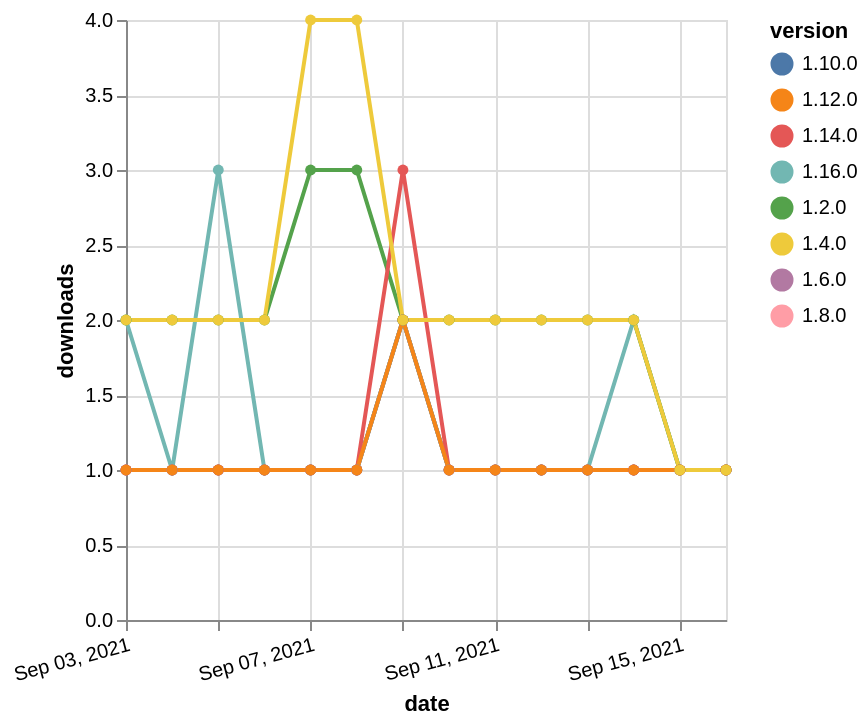

This figure's Vega-Lite source:
### Vega-Lite specification from a JSON file in a GitHub repository (floating-point values rounded to 4 significant figures)
{"$schema": "https://vega.github.io/schema/vega-lite/v5.json", "description": "A simple bar chart with embedded data.", "data": {"values": [{"date": "2021-09-03", "total": 245, "delta": 1, "version": "1.6.0"}, {"date": "2021-09-04", "total": 246, "delta": 1, "version": "1.6.0"}, {"date": "2021-09-05", "total": 247, "delta": 1, "version": "1.6.0"}, {"date": "2021-09-06", "total": 248, "delta": 1, "version": "1.6.0"}, {"date": "2021-09-07", "total": 249, "delta": 1, "version": "1.6.0"}, {"date": "2021-09-08", "total": 250, "delta": 1, "version": "1.6.0"}, {"date": "2021-09-09", "total": 252, "delta": 2, "version": "1.6.0"}, {"date": "2021-09-10", "total": 253, "delta": 1, "version": "1.6.0"}, {"date": "2021-09-11", "total": 254, "delta": 1, "version": "1.6.0"}, {"date": "2021-09-12", "total": 255, "delta": 1, "version": "1.6.0"}, {"date": "2021-09-13", "total": 256, "delta": 1, "version": "1.6.0"}, {"date": "2021-09-14", "total": 257, "delta": 1, "version": "1.6.0"}, {"date": "2021-09-15", "total": 258, "delta": 1, "version": "1.6.0"}, {"date": "2021-09-16", "total": 259, "delta": 1, "version": "1.6.0"}, {"date": "2021-09-03", "total": 187, "delta": 1, "version": "1.8.0"}, {"date": "2021-09-04", "total": 188, "delta": 1, "version": "1.8.0"}, {"date": "2021-09-05", "total": 189, "delta": 1, "version": "1.8.0"}, {"date": "2021-09-06", "total": 190, "delta": 1, "version": "1.8.0"}, {"date": "2021-09-07", "total": 191, "delta": 1, "version": "1.8.0"}, {"date": "2021-09-08", "total": 192, "delta": 1, "version": "1.8.0"}, {"date": "2021-09-09", "total": 194, "delta": 2, "version": "1.8.0"}, {"date": "2021-09-10", "total": 195, "delta": 1, "version": "1.8.0"}, {"date": "2021-09-11", "total": 196, "delta": 1, "version": "1.8.0"}, {"date": "2021-09-12", "total": 197, "delta": 1, "version": "1.8.0"}, {"date": "2021-09-13", "total": 198, "delta": 1, "version": "1.8.0"}, {"date": "2021-09-14", "total": 199, "delta": 1, "version": "1.8.0"}, {"date": "2021-09-15", "total": 200, "delta": 1, "version": "1.8.0"}, {"date": "2021-09-16", "total": 201, "delta": 1, "version": "1.8.0"}, {"date": "2021-09-03", "total": 189, "delta": 1, "version": "1.10.0"}, {"date": "2021-09-04", "total": 190, "delta": 1, "version": "1.10.0"}, {"date": "2021-09-05", "total": 191, "delta": 1, "version": "1.10.0"}, {"date": "2021-09-06", "total": 192, "delta": 1, "version": "1.10.0"}, {"date": "2021-09-07", "total": 193, "delta": 1, "version": "1.10.0"}, {"date": "2021-09-08", "total": 194, "delta": 1, "version": "1.10.0"}, {"date": "2021-09-09", "total": 196, "delta": 2, "version": "1.10.0"}, {"date": "2021-09-10", "total": 197, "delta": 1, "version": "1.10.0"}, {"date": "2021-09-11", "total": 198, "delta": 1, "version": "1.10.0"}, {"date": "2021-09-12", "total": 199, "delta": 1, "version": "1.10.0"}, {"date": "2021-09-13", "total": 200, "delta": 1, "version": "1.10.0"}, {"date": "2021-09-14", "total": 201, "delta": 1, "version": "1.10.0"}, {"date": "2021-09-15", "total": 202, "delta": 1, "version": "1.10.0"}, {"date": "2021-09-16", "total": 203, "delta": 1, "version": "1.10.0"}, {"date": "2021-09-03", "total": 125, "delta": 2, "version": "1.16.0"}, {"date": "2021-09-04", "total": 126, "delta": 1, "version": "1.16.0"}, {"date": "2021-09-05", "total": 129, "delta": 3, "version": "1.16.0"}, {"date": "2021-09-06", "total": 130, "delta": 1, "version": "1.16.0"}, {"date": "2021-09-07", "total": 131, "delta": 1, "version": "1.16.0"}, {"date": "2021-09-08", "total": 132, "delta": 1, "version": "1.16.0"}, {"date": "2021-09-09", "total": 134, "delta": 2, "version": "1.16.0"}, {"date": "2021-09-10", "total": 135, "delta": 1, "version": "1.16.0"}, {"date": "2021-09-11", "total": 136, "delta": 1, "version": "1.16.0"}, {"date": "2021-09-12", "total": 137, "delta": 1, "version": "1.16.0"}, {"date": "2021-09-13", "total": 138, "delta": 1, "version": "1.16.0"}, {"date": "2021-09-14", "total": 140, "delta": 2, "version": "1.16.0"}, {"date": "2021-09-15", "total": 141, "delta": 1, "version": "1.16.0"}, {"date": "2021-09-16", "total": 142, "delta": 1, "version": "1.16.0"}, {"date": "2021-09-03", "total": 2364, "delta": 2, "version": "1.2.0"}, {"date": "2021-09-04", "total": 2366, "delta": 2, "version": "1.2.0"}, {"date": "2021-09-05", "total": 2368, "delta": 2, "version": "1.2.0"}, {"date": "2021-09-06", "total": 2370, "delta": 2, "version": "1.2.0"}, {"date": "2021-09-07", "total": 2373, "delta": 3, "version": "1.2.0"}, {"date": "2021-09-08", "total": 2376, "delta": 3, "version": "1.2.0"}, {"date": "2021-09-09", "total": 2378, "delta": 2, "version": "1.2.0"}, {"date": "2021-09-10", "total": 2380, "delta": 2, "version": "1.2.0"}, {"date": "2021-09-11", "total": 2382, "delta": 2, "version": "1.2.0"}, {"date": "2021-09-12", "total": 2384, "delta": 2, "version": "1.2.0"}, {"date": "2021-09-13", "total": 2386, "delta": 2, "version": "1.2.0"}, {"date": "2021-09-14", "total": 2388, "delta": 2, "version": "1.2.0"}, {"date": "2021-09-15", "total": 2389, "delta": 1, "version": "1.2.0"}, {"date": "2021-09-16", "total": 2390, "delta": 1, "version": "1.2.0"}, {"date": "2021-09-03", "total": 191, "delta": 1, "version": "1.14.0"}, {"date": "2021-09-04", "total": 192, "delta": 1, "version": "1.14.0"}, {"date": "2021-09-05", "total": 193, "delta": 1, "version": "1.14.0"}, {"date": "2021-09-06", "total": 194, "delta": 1, "version": "1.14.0"}, {"date": "2021-09-07", "total": 195, "delta": 1, "version": "1.14.0"}, {"date": "2021-09-08", "total": 196, "delta": 1, "version": "1.14.0"}, {"date": "2021-09-09", "total": 199, "delta": 3, "version": "1.14.0"}, {"date": "2021-09-10", "total": 200, "delta": 1, "version": "1.14.0"}, {"date": "2021-09-11", "total": 201, "delta": 1, "version": "1.14.0"}, {"date": "2021-09-12", "total": 202, "delta": 1, "version": "1.14.0"}, {"date": "2021-09-13", "total": 203, "delta": 1, "version": "1.14.0"}, {"date": "2021-09-14", "total": 204, "delta": 1, "version": "1.14.0"}, {"date": "2021-09-15", "total": 205, "delta": 1, "version": "1.14.0"}, {"date": "2021-09-16", "total": 206, "delta": 1, "version": "1.14.0"}, {"date": "2021-09-03", "total": 159, "delta": 1, "version": "1.12.0"}, {"date": "2021-09-04", "total": 160, "delta": 1, "version": "1.12.0"}, {"date": "2021-09-05", "total": 161, "delta": 1, "version": "1.12.0"}, {"date": "2021-09-06", "total": 162, "delta": 1, "version": "1.12.0"}, {"date": "2021-09-07", "total": 163, "delta": 1, "version": "1.12.0"}, {"date": "2021-09-08", "total": 164, "delta": 1, "version": "1.12.0"}, {"date": "2021-09-09", "total": 166, "delta": 2, "version": "1.12.0"}, {"date": "2021-09-10", "total": 167, "delta": 1, "version": "1.12.0"}, {"date": "2021-09-11", "total": 168, "delta": 1, "version": "1.12.0"}, {"date": "2021-09-12", "total": 169, "delta": 1, "version": "1.12.0"}, {"date": "2021-09-13", "total": 170, "delta": 1, "version": "1.12.0"}, {"date": "2021-09-14", "total": 171, "delta": 1, "version": "1.12.0"}, {"date": "2021-09-15", "total": 172, "delta": 1, "version": "1.12.0"}, {"date": "2021-09-16", "total": 173, "delta": 1, "version": "1.12.0"}, {"date": "2021-09-03", "total": 2588, "delta": 2, "version": "1.4.0"}, {"date": "2021-09-04", "total": 2590, "delta": 2, "version": "1.4.0"}, {"date": "2021-09-05", "total": 2592, "delta": 2, "version": "1.4.0"}, {"date": "2021-09-06", "total": 2594, "delta": 2, "version": "1.4.0"}, {"date": "2021-09-07", "total": 2598, "delta": 4, "version": "1.4.0"}, {"date": "2021-09-08", "total": 2602, "delta": 4, "version": "1.4.0"}, {"date": "2021-09-09", "total": 2604, "delta": 2, "version": "1.4.0"}, {"date": "2021-09-10", "total": 2606, "delta": 2, "version": "1.4.0"}, {"date": "2021-09-11", "total": 2608, "delta": 2, "version": "1.4.0"}, {"date": "2021-09-12", "total": 2610, "delta": 2, "version": "1.4.0"}, {"date": "2021-09-13", "total": 2612, "delta": 2, "version": "1.4.0"}, {"date": "2021-09-14", "total": 2614, "delta": 2, "version": "1.4.0"}, {"date": "2021-09-15", "total": 2615, "delta": 1, "version": "1.4.0"}, {"date": "2021-09-16", "total": 2616, "delta": 1, "version": "1.4.0"}]}, "width": "container", "mark": {"type": "line", "point": {"filled": true}}, "encoding": {"x": {"field": "date", "type": "temporal", "timeUnit": "yearmonthdate", "title": "date", "axis": {"labelAngle": -15}}, "y": {"field": "delta", "type": "quantitative", "title": "downloads"}, "color": {"field": "version", "type": "nominal"}, "tooltip": {"field": "delta"}}}
